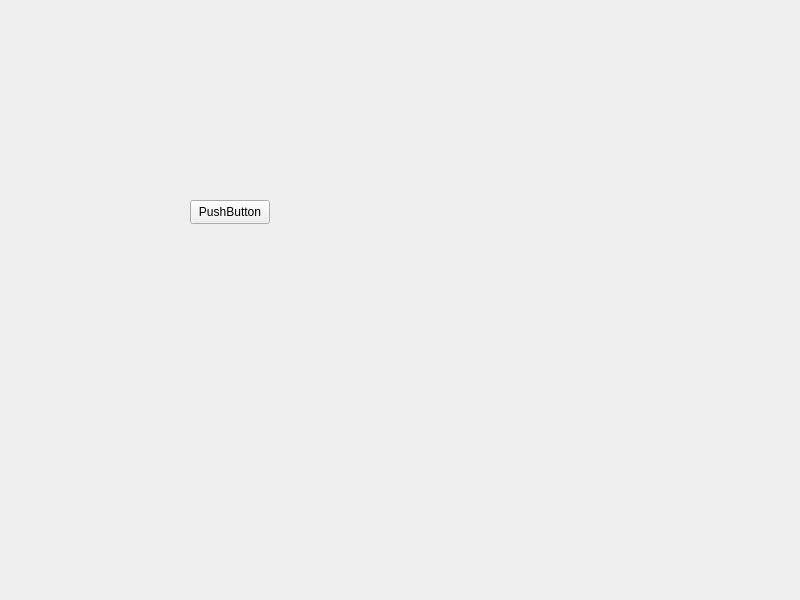
<?xml version="1.0" encoding="UTF-8"?>
<ui version="4.0">
 <class>Widget</class>
 <widget class="QWidget" name="Widget">
  <property name="geometry">
   <rect>
    <x>0</x>
    <y>0</y>
    <width>800</width>
    <height>600</height>
   </rect>
  </property>
  <property name="windowTitle">
   <string>Widget</string>
  </property>
  <widget class="QPushButton" name="pushButton">
   <property name="geometry">
    <rect>
     <x>190</x>
     <y>200</y>
     <width>80</width>
     <height>24</height>
    </rect>
   </property>
   <property name="text">
    <string>PushButton</string>
   </property>
  </widget>
 </widget>
 <resources/>
 <connections/>
</ui>
